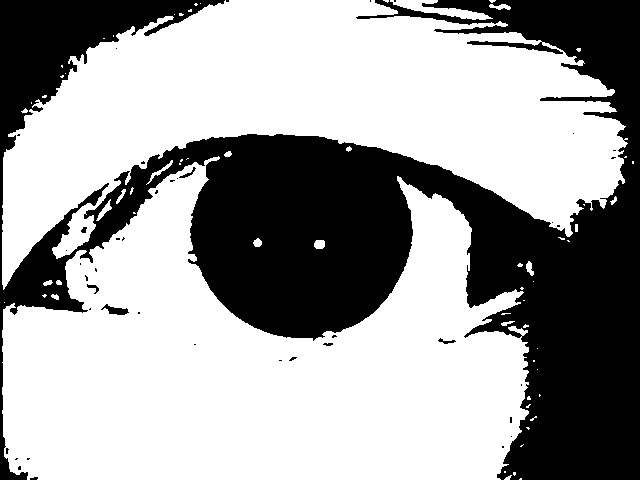
#> input picture Traditional Algorithm/img_th.jpg, 640 x 480 px
$ python b3.py
#> lines starting #> are read from the running program, lines starting #| are printed output that depends on the picture; after the words box and inside, x2 and y2 are one past the last pixel; in counts of white or black regions, pixels touching at a corner belong together
#> further down, img is the input picture: shape (480, 640); min 0, max 255, mean 161.5
import numpy as np
import cv2


class Point(object):
    def __init__(self, x, y):
        self.x = x
        self.y = y

    def getX(self):
        return self.x

    def getY(self):
        return self.y


def getGrayDiff(img, currentPoint, tmpPoint):
    return abs(int(img[currentPoint.x, currentPoint.y]) - int(img[tmpPoint.x, tmpPoint.y]))


def selectConnects(p):
    if p != 0:
        connects = [Point(-1, -1), Point(0, -1), Point(1, -1), Point(1, 0), Point(1, 1), Point(0, 1), Point(-1, 1), Point(-1, 0)]
    else:
        connects = [Point(0, -1), Point(1, 0), Point(0, 1), Point(-1, 0)]
    return connects


def regionGrow(img, seeds, thresh, p=1):
#> called with thresh = 5, p = 1
    height, weight = img.shape
#> height = 480; weight = 640
    seedMark = np.zeros(img.shape)
    seedList = []
    for seed in seeds:
        seedList.append(seed)
    label = 1
    connects = selectConnects(p)
    while (len(seedList) > 0):
        currentPoint = seedList.pop(0)

        seedMark[currentPoint.x, currentPoint.y] = label
        for i in range(8):
            tmpX = currentPoint.x + connects[i].x
            tmpY = currentPoint.y + connects[i].y
            if tmpX < 0 or tmpY < 0 or tmpX >= height or tmpY >= weight:
                continue
            grayDiff = getGrayDiff(img, currentPoint, Point(tmpX, tmpY))
            if grayDiff < thresh and seedMark[tmpX, tmpY] == 0:
                seedMark[tmpX, tmpY] = label
                seedList.append(Point(tmpX, tmpY))
#> this loop made 112109 passes
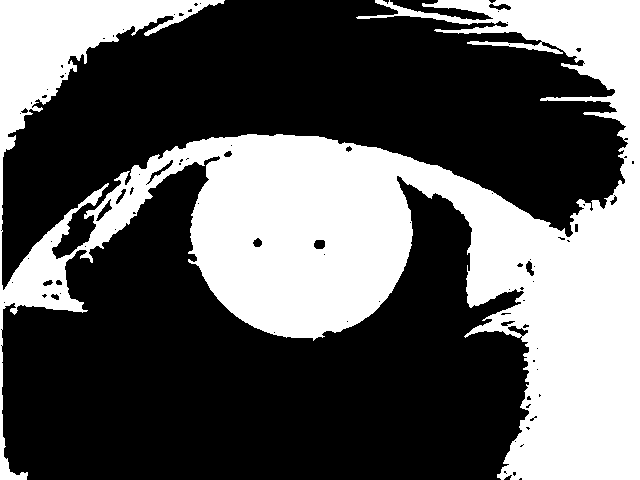
#> seedMark: shape (480, 640) float64; values 0 (black) and 1 (white), 36.5% white; 1 white region, box (x1, y1, x2, y2) and area: (0, 0, 640, 480) 112109
#> after the loop, seedList = []
    return seedMark

'''

# read image through command line
img = cv2.imread('test1.jpg')

# convert image to grayscale image
gray_image = cv2.cvtColor(img, cv2.COLOR_BGR2GRAY)

# convert the grayscale image to binary image
ret,thresh = cv2.threshold(gray_image,127,255,0)

# calculate moments of binary image
M = cv2.moments(thresh)

# calculate x,y coordinate of center
cX = int(M["m10"] / M["m00"])
cY = int(M["m01"] / M["m00"])

print(cX)
print(cY)
# put text and highlight the center
cv2.circle(img, (cX, cY), 5, (255, 255, 255), -1)
cv2.putText(img, "centroid", (cX - 25, cY - 25),cv2.FONT_HERSHEY_SIMPLEX, 0.5, (255, 255, 255), 2)

# display the image
cv2.imshow("Image", img)
cv2.waitKey(0)
'''

img = cv2.imread('img_th.jpg', 0)
seeds = [Point(300, 234)]
binaryImg = regionGrow(img, seeds, 5)
cv2.imwrite("binaryImg.png",binaryImg)
cv2.imshow('image', binaryImg)
cv2.waitKey(0)
